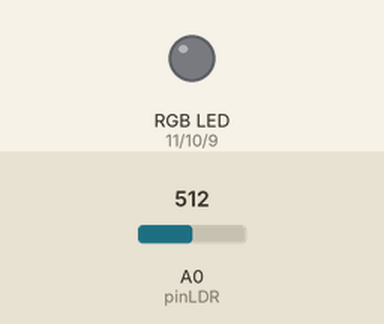
The sketch below on a simulated Arduino Uno, built with avr-gcc and run on an emulated ATmega328P. Shown: an RGB LED mixed from three pins (HIGH = lit). The inputs (shaded band) are chosen by the test bench; at power-on: A0 (pinLDR) = 512. Dim RGB values are drawn brighter than linear; random numbers use the default seed unless the sketch sets one.

Above: at 1.2 s.
1.3 s: A0 (pinLDR) set to 782
2.8 s: A0 (pinLDR) set to 815
At 3.63 s:
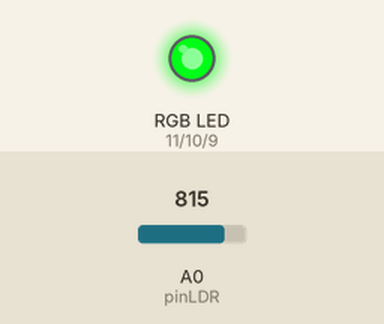
At 20.64 s:
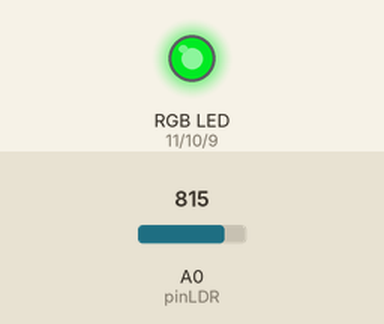
Timing chart, 0 to 21.3 s (numbered marks = the images above; inputs shaded):
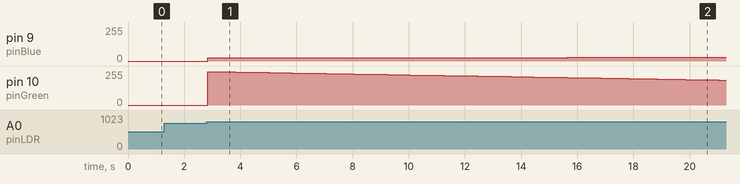

The sketch:

MoodLamp.ino
```cpp
// (licence header left out)
#define pinLDR 0
#define pinRed 11
#define pinGreen 10
#define pinBlue 9

const int numReadings = 10;
const int thresholdLDR = 800;

float RGB1[3];
float RGB2[3];
float INC[3];

int ambientLight;
int red, green, blue;

void setup()
{
  pinMode(pinRed, OUTPUT);
  pinMode(pinGreen, OUTPUT);
  pinMode(pinBlue, OUTPUT);

  digitalWrite(pinRed, LOW);
  digitalWrite(pinGreen, LOW);
  digitalWrite(pinBlue, LOW);

  randomSeed(analogRead(1));

  RGB1[0] = 0;
  RGB1[1] = 0;
  RGB1[2] = 0;

  RGB2[0] = random(256);
  RGB2[1] = random(256);
  RGB2[2] = random(256);
}

void loop()
{
  readLDR();

  for(int x=0; x<3; x++)
  {
    INC[x] = (RGB1[x] - RGB2[x]) / 256;
  }

  for(int x=0; x< 256; x++)
  {
    red = int(RGB1[0]);
    green = int(RGB1[1]);
    blue = int(RGB1[2]);

    if(ambientLight > thresholdLDR)
    {
      analogWrite(pinRed, red);
      analogWrite(pinGreen, green);
      analogWrite(pinBlue, blue);
      delay(200);
    }
    else
    {
      digitalWrite(pinRed, LOW);
      digitalWrite(pinGreen, LOW);
      digitalWrite(pinBlue, LOW);
    }

    RGB1[0] -= INC[0];
    RGB1[1] -= INC[1];
    RGB1[2] -= INC[2];
  }

  for(int x=0; x<3; x++)
  {
    RGB2[x] = random(556) - 300;
    RGB2[x] = constrain(RGB2[x], 0, 255);
    delay(50);
  }
}

void readLDR()
{
  int total = 0;
  int average = 0;
  int thisReading = 0;

  for (int i = 0; i < numReadings; i++) {
    thisReading = analogRead(pinLDR);
    total = total + thisReading;
  }

  ambientLight = total / numReadings;
  delay(1);
}
```

Measured:
- the behaviour switches between 800 and 801 on A0 (pinLDR) (found by bisection; images 0 and 1)
- after the input at 1.3 s, every drawn part: stays the same
- after the input at 2.8 s, pin 9 (pinBlue): moves from 0/255 to 28/255 over 17.2 s, starting at once; pin 10 (pinGreen): 0/255 → 251/255 at once, → 250/255 0.20 s later, → 249/255 0.20 s later, → 248/255 0.20 s later, … (65 changes in this stretch)
